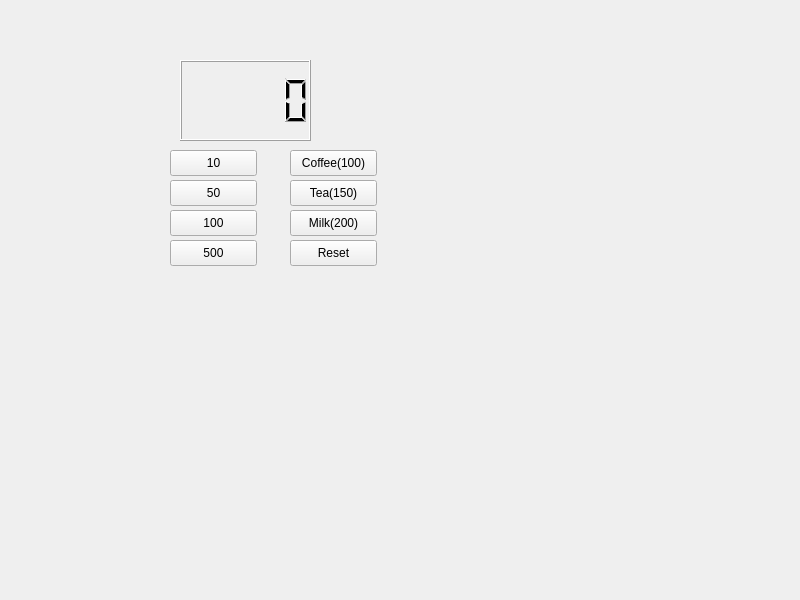
<?xml version="1.0" encoding="UTF-8"?>
<ui version="4.0">
 <class>Widget</class>
 <widget class="QWidget" name="Widget">
  <property name="geometry">
   <rect>
    <x>0</x>
    <y>0</y>
    <width>800</width>
    <height>600</height>
   </rect>
  </property>
  <property name="windowTitle">
   <string>Widget</string>
  </property>
  <widget class="QLCDNumber" name="lcdNumber">
   <property name="geometry">
    <rect>
     <x>180</x>
     <y>60</y>
     <width>131</width>
     <height>81</height>
    </rect>
   </property>
  </widget>
  <widget class="QPushButton" name="pb10">
   <property name="geometry">
    <rect>
     <x>170</x>
     <y>150</y>
     <width>87</width>
     <height>26</height>
    </rect>
   </property>
   <property name="text">
    <string>10</string>
   </property>
  </widget>
  <widget class="QPushButton" name="pb50">
   <property name="geometry">
    <rect>
     <x>170</x>
     <y>180</y>
     <width>87</width>
     <height>26</height>
    </rect>
   </property>
   <property name="text">
    <string>50</string>
   </property>
  </widget>
  <widget class="QPushButton" name="pb100">
   <property name="geometry">
    <rect>
     <x>170</x>
     <y>210</y>
     <width>87</width>
     <height>26</height>
    </rect>
   </property>
   <property name="text">
    <string>100</string>
   </property>
  </widget>
  <widget class="QPushButton" name="pb500">
   <property name="geometry">
    <rect>
     <x>170</x>
     <y>240</y>
     <width>87</width>
     <height>26</height>
    </rect>
   </property>
   <property name="text">
    <string>500</string>
   </property>
  </widget>
  <widget class="QPushButton" name="pbCoffee">
   <property name="geometry">
    <rect>
     <x>290</x>
     <y>150</y>
     <width>87</width>
     <height>26</height>
    </rect>
   </property>
   <property name="text">
    <string>Coffee(100)</string>
   </property>
  </widget>
  <widget class="QPushButton" name="pbTea">
   <property name="geometry">
    <rect>
     <x>290</x>
     <y>180</y>
     <width>87</width>
     <height>26</height>
    </rect>
   </property>
   <property name="text">
    <string>Tea(150)</string>
   </property>
  </widget>
  <widget class="QPushButton" name="pbMilk">
   <property name="geometry">
    <rect>
     <x>290</x>
     <y>210</y>
     <width>87</width>
     <height>26</height>
    </rect>
   </property>
   <property name="text">
    <string>Milk(200)</string>
   </property>
  </widget>
  <widget class="QPushButton" name="pbReset">
   <property name="geometry">
    <rect>
     <x>290</x>
     <y>240</y>
     <width>87</width>
     <height>26</height>
    </rect>
   </property>
   <property name="text">
    <string>Reset</string>
   </property>
  </widget>
 </widget>
 <resources/>
 <connections/>
</ui>
